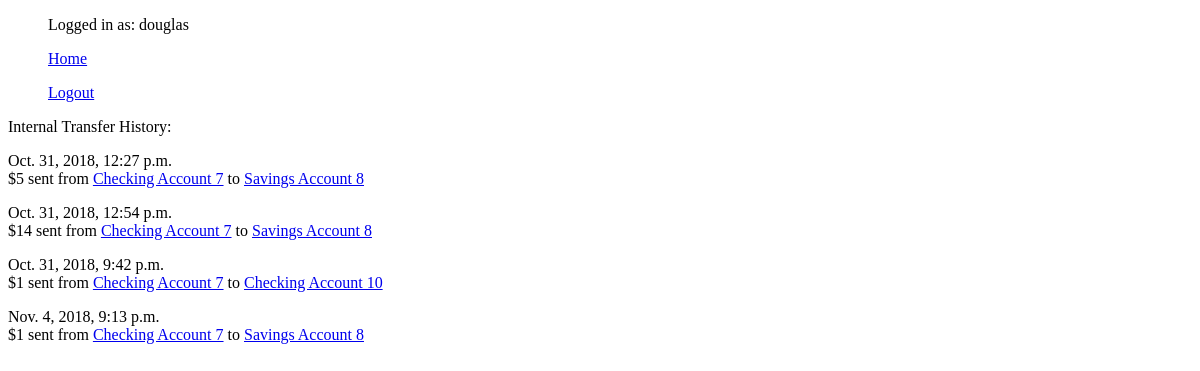
Page /bank_accounts/internal_transfer_receipt_list (signed in) on the earlier database version.
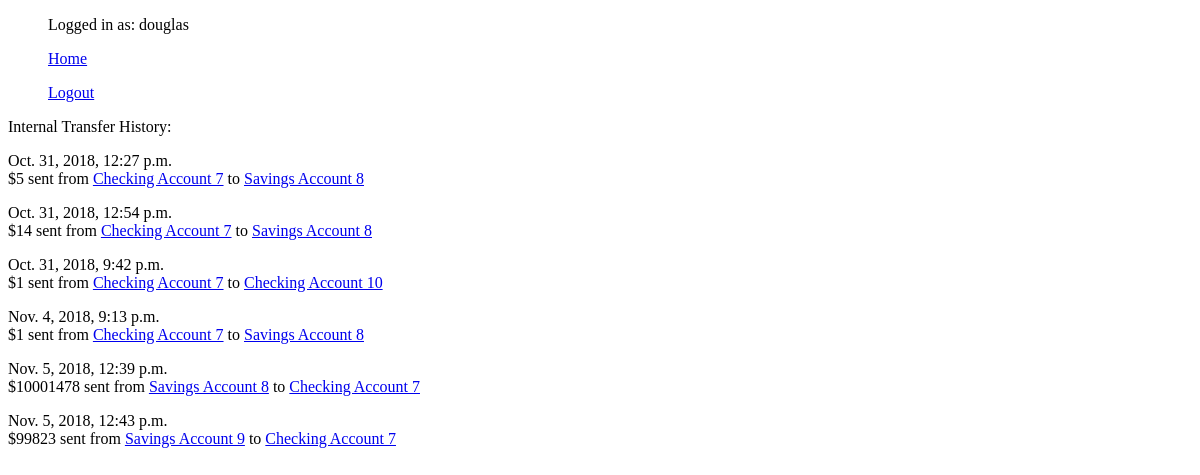
Same page on the later database version.
### bank_accounts/models.py (models this page shows, shortened)
class InternalTransferReceipt(models.Model):
    user = models.ForeignKey(to=User, on_delete=models.SET_NULL, null=True)  # User that made the transfer
    from_account = models.ForeignKey(to=Account, on_delete=models.SET_NULL, null=True,
                                     related_name='internaltransferreceipt_from_account')
    to_account = models.ForeignKey(to=Account, on_delete=models.SET_NULL, null=True,
                                   related_name='internaltransferreceipt_to_account')
    amount = models.IntegerField()
    date = models.DateTimeField(default=timezone.now)  # date of transfer

class Account(models.Model):
    CHECKING = "Checking"
    SAVINGS = "Savings"
    ACCOUNT_TYPE_CHOICES = (
        (CHECKING, 'Checking'),  # Each inner tuple is of form: (value to be set in model, human readable name)
        (SAVINGS, 'Savings'),
    )
    UCU = 'UCU'
    CHASE = 'Chase'
    WELLS_FARGO = 'Wells Fargo'
    BANK_OF_AMERICA = 'Bank of America'
    BANK_CHOICES = (
        (UCU, 'UCU'),
        (CHASE, 'Chase'),
        (WELLS_FARGO, 'Wells Fargo'),
        (BANK_OF_AMERICA, 'Bank of America'),
    )
    account_type = models.CharField(max_length=200, default=None, choices=ACCOUNT_TYPE_CHOICES)
    creator = models.CharField(max_length=200, default=None)  # Account creator
    holder = models.ForeignKey(User, on_delete=models.SET_NULL, null=True, blank=True)  # Account holder is a site user
    balance = models.IntegerField(default=0)
    bank = models.CharField(max_length=200, default='UCU', null=True, choices=BANK_CHOICES)
    routing_number = models.IntegerField(null=True)
    def __str__(self):
        return self.account_type + ' Account ' + str(self.id)

### bank_accounts/views.py (the view)
# urls.py: path('internal_transfer_receipt_list', InternalTransferReceiptList.as_view(), name='internal_transfer_receipt_list'),
class InternalTransferReceiptList(LoginRequiredMixin, ListView):
    template_name = 'bank_accounts/internal_transfer_receipt_list.html'
    model = InternalTransferReceipt
    context_object_name = 'receipts'
    def get_queryset(self):  # Get the list of model instances we can display
        return InternalTransferReceipt.objects.filter(user=self.request.user)

### bank_accounts/templates/bank_accounts/internal_transfer_receipt_list.html (shortened to what this page needs)
{% extends 'base.html' %}
{% block content %}
    <p>Internal Transfer History:</p>
    {% if receipts %}
        {% for receipt in receipts %}
            <p>{{ receipt.date }}<br>
            ${{ receipt.amount }} sent
                {% if receipt.from_account.id and receipt.to_account.id %}
                    from
                    <a href="{% url 'bank_accounts:account_detail' receipt.from_account.id %}">{{ receipt.from_account }}</a>
                    to
                    <a href="{% url 'bank_accounts:account_detail' receipt.to_account.id %}">{{ receipt.to_account }}</a>
                {% elif receipt.from_account.id %}
                    from
                    <a href="{% url 'bank_accounts:account_detail' receipt.from_account.id %}">{{ receipt.from_account }}</a>
                    to
                    Deleted Account
                {% elif receipt.to_account.id %}
                    from
                    Deleted Account
                    to
                    <a href="{% url 'bank_accounts:account_detail' receipt.to_account.id %}">{{ receipt.to_account }}</a>
                {% else %}
                    from
                    Deleted Account
                    to
                    Deleted Account
                {% endif %}
        {% endfor %}
    {% else %}
        <p>Nothing as of yet!</p>
    {% endif %}
{% endblock %}

### templates/base.html (shortened to what this page needs)
<!DOCTYPE html>
<html lang="en">
<head>
</head>
<body>
    <ul class="sidebar-nav">
        {% if user.is_authenticated %}
            <p>Logged in as: {{ user.username }}</p>
        {% endif %}
        <p><a href="{% url 'home' %}">Home</a></p>
        {% if user.is_authenticated %}
            <p><a href="{% url 'logout' %}?next={{ request.path }}">Logout</a></p>
        {% else %}
            <p><a href="{% url 'login' %}?next={{ request.path }}">Login</a></p>
            <p><a href={% url 'signup' %}>New User? Create a User account</a></p>
        {% endif %}
    </ul>
    {% block content %}No content{% endblock %}
</body>
</html>

Differences in the rows shown:
added InternalTransferReceipt: date "Nov. 5, 2018, 12:39 p.m.", amount "10001478", from_account "Savings Account 8", to_account "Checking Account 7"
added InternalTransferReceipt: date "Nov. 5, 2018, 12:43 p.m.", amount "99823", from_account "Savings Account 9", to_account "Checking Account 7"
